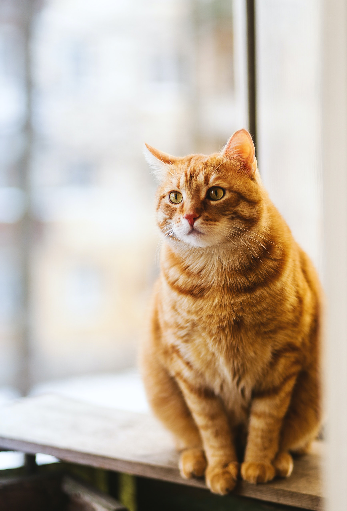
#> input picture Original Input Images/Chapter 3/image.jpg, 347 x 511 px, found by its file name
$ python 'Canny Edge Detector.py'   (older library calls are emulated)
#> lines starting #> are read from the running program, lines starting #| are printed output that depends on the picture; after the words box and inside, x2 and y2 are one past the last pixel; in counts of white or black regions, pixels touching at a corner belong together
import cv2
import numpy as np

image = cv2.imread('image.jpg', cv2.IMREAD_GRAYSCALE)
#> image: shape (511, 347); min 0, max 253, mean 181.1

blurred = cv2.GaussianBlur(image, (5, 5), 0)

# Compute the gradients using Sobel operators
gradient_x = cv2.Sobel(blurred, cv2.CV_64F, 1, 0, ksize=3)
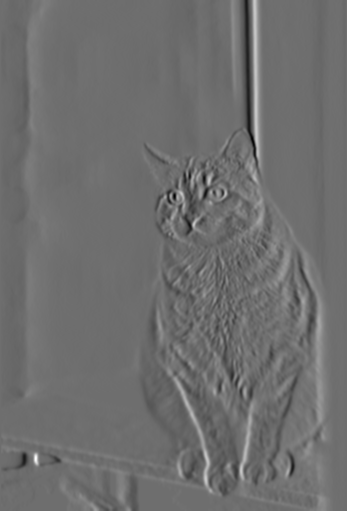
#> gradient_x: shape (511, 347) float64; min -364, max 476, mean 0.4; drawn with min black and max white
gradient_y = cv2.Sobel(blurred, cv2.CV_64F, 0, 1, ksize=3)
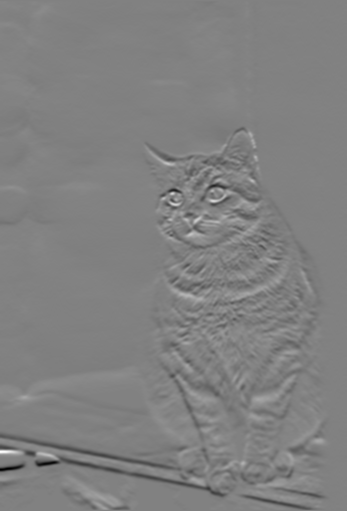
#> gradient_y: shape (511, 347) float64; min -446, max 432, mean -2.5; drawn with min black and max white

# Compute the magnitude and direction of the gradients
gradient_magnitude = np.sqrt(gradient_x**2 + gradient_y**2)
gradient_direction = np.arctan2(gradient_y, gradient_x)
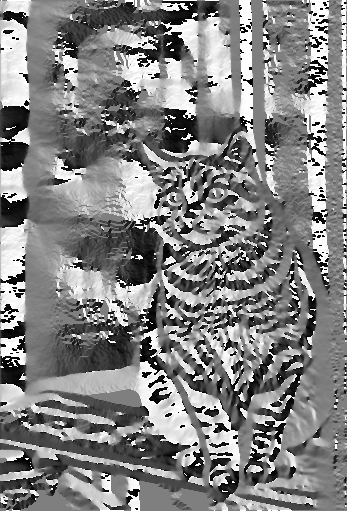
#> gradient_direction: shape (511, 347) float64; min -3.14, max 3.14, mean 0.0874; drawn with min black and max white
cv2.imwrite('gradient_magnitude.jpg', gradient_magnitude)
cv2.imwrite('gradient_direction.jpg', gradient_direction)
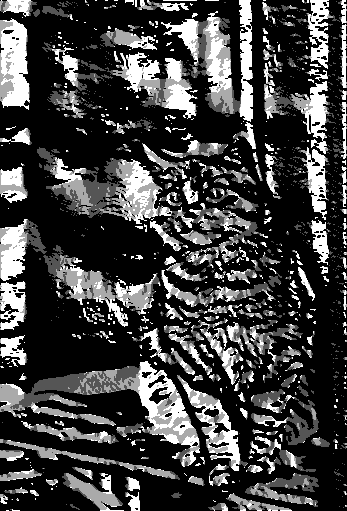
#> saved as gradient_direction.jpg: shape (511, 347); min 0, max 3, mean 0.773; drawn with min black and max white

# Perform non-maximum suppression
suppressed = np.copy(gradient_magnitude)
for i in range(1, suppressed.shape[0] - 1):
    for j in range(1, suppressed.shape[1] - 1):
        direction = gradient_direction[i, j] * 180. / np.pi
        if (0 <= direction < 22.5) or (157.5 <= direction <= 180):
            if suppressed[i, j] <= suppressed[i, j + 1] or suppressed[i, j] <= suppressed[i, j - 1]:
                suppressed[i, j] = 0
        elif (22.5 <= direction < 67.5):
            if suppressed[i, j] <= suppressed[i - 1, j + 1] or suppressed[i, j] <= suppressed[i + 1, j - 1]:
                suppressed[i, j] = 0
        elif (67.5 <= direction < 112.5):
            if suppressed[i, j] <= suppressed[i - 1, j] or suppressed[i, j] <= suppressed[i + 1, j]:
                suppressed[i, j] = 0
        else:
            if suppressed[i, j] <= suppressed[i - 1, j - 1] or suppressed[i, j] <= suppressed[i + 1, j + 1]:
                suppressed[i, j] = 0
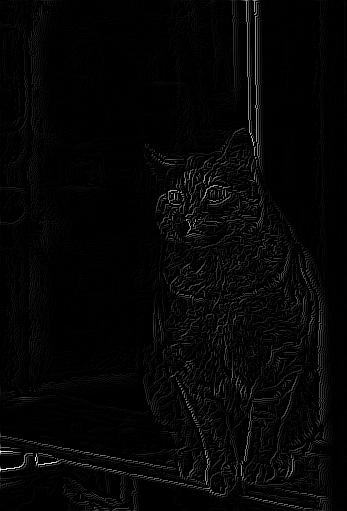
#> suppressed: shape (511, 347) float64; min 0, max 476, mean 10.2; drawn with min black and max white
cv2.imwrite('suppressed.jpg', suppressed)

# Perform thresholding to classify pixels as strong or weak edges
low_threshold = 30
high_threshold = 100
edges = np.zeros_like(suppressed)
edges[suppressed >= high_threshold] = 255
edges[suppressed <= low_threshold] = 0
weak_edges = np.logical_and(suppressed > low_threshold, suppressed < high_threshold)
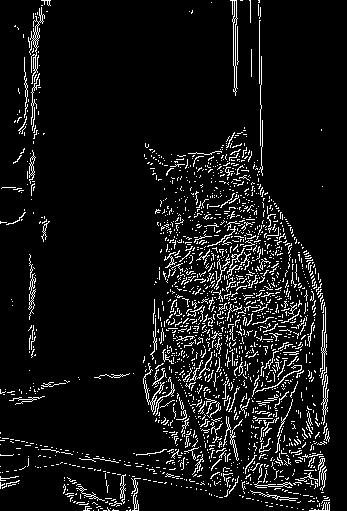
#> weak_edges: shape (511, 347) bool; 7.7% white in thin lines or dots

# Perform edge tracking by connecting weak edges to strong edges
strong_edges_i, strong_edges_j = np.where(edges == 255)
for i, j in zip(strong_edges_i, strong_edges_j):
    if np.any(weak_edges[i - 1:i + 2, j - 1:j + 2]):
        edges[i - 1:i + 2, j - 1:j + 2] = 255
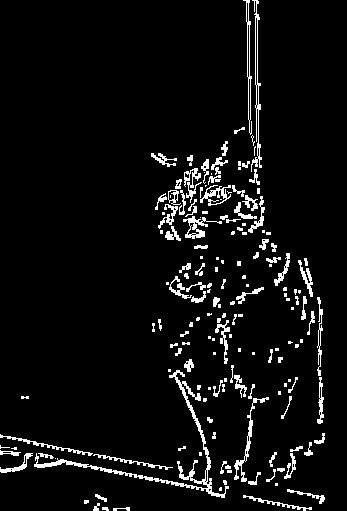
#> edges: shape (511, 347) float64; 5.6% white; 171 white regions (74 under 20 px), largest, box (x1, y1, x2, y2) and area: (34, 370, 229, 498) 1403, (251, 0, 262, 172) 437, (234, 397, 269, 482) 356
cv2.imwrite('edges.jpg', edges)

cv2.imshow('Canny Edges', edges)
cv2.waitKey(0)
cv2.destroyAllWindows()
